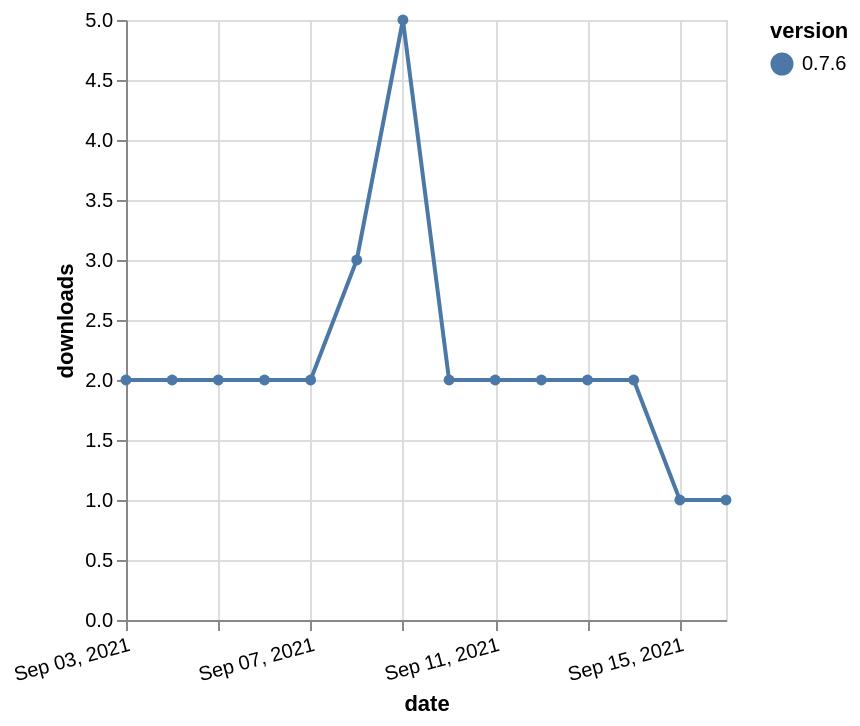

Source (Vega-Lite JSON):
### Vega-Lite specification from a JSON file in a GitHub repository (floating-point values rounded to 4 significant figures)
{"$schema": "https://vega.github.io/schema/vega-lite/v5.json", "description": "A simple bar chart with embedded data.", "data": {"values": [{"date": "2021-09-03", "total": 3220, "delta": 2, "version": "0.7.6"}, {"date": "2021-09-04", "total": 3222, "delta": 2, "version": "0.7.6"}, {"date": "2021-09-05", "total": 3224, "delta": 2, "version": "0.7.6"}, {"date": "2021-09-06", "total": 3226, "delta": 2, "version": "0.7.6"}, {"date": "2021-09-07", "total": 3228, "delta": 2, "version": "0.7.6"}, {"date": "2021-09-08", "total": 3231, "delta": 3, "version": "0.7.6"}, {"date": "2021-09-09", "total": 3236, "delta": 5, "version": "0.7.6"}, {"date": "2021-09-10", "total": 3238, "delta": 2, "version": "0.7.6"}, {"date": "2021-09-11", "total": 3240, "delta": 2, "version": "0.7.6"}, {"date": "2021-09-12", "total": 3242, "delta": 2, "version": "0.7.6"}, {"date": "2021-09-13", "total": 3244, "delta": 2, "version": "0.7.6"}, {"date": "2021-09-14", "total": 3246, "delta": 2, "version": "0.7.6"}, {"date": "2021-09-15", "total": 3247, "delta": 1, "version": "0.7.6"}, {"date": "2021-09-16", "total": 3248, "delta": 1, "version": "0.7.6"}]}, "width": "container", "mark": {"type": "line", "point": {"filled": true}}, "encoding": {"x": {"field": "date", "type": "temporal", "timeUnit": "yearmonthdate", "title": "date", "axis": {"labelAngle": -15}}, "y": {"field": "delta", "type": "quantitative", "title": "downloads"}, "color": {"field": "version", "type": "nominal"}, "tooltip": {"field": "delta"}}}
